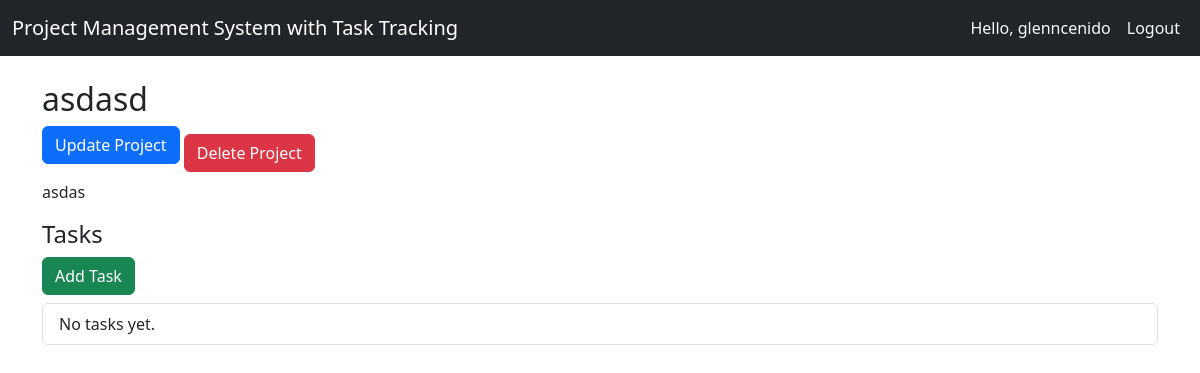
The page /project/3/ (signed in) on the database as committed earlier.
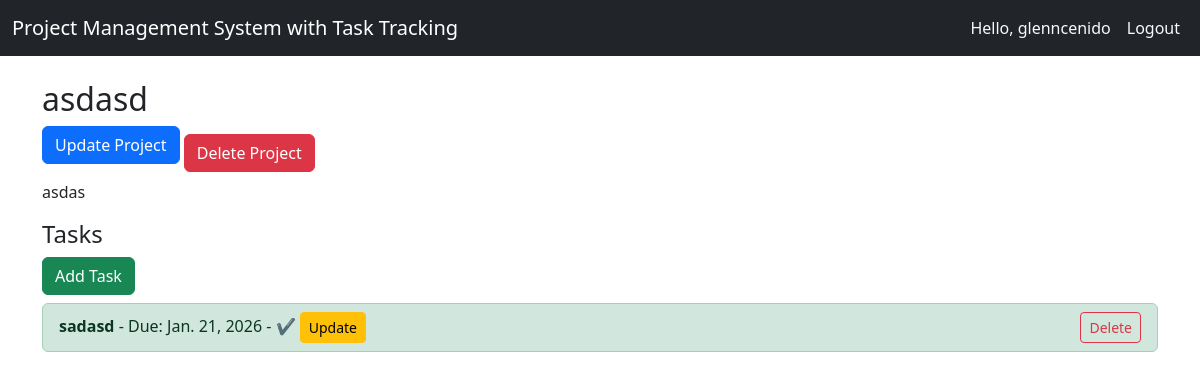
The same page on the database as committed later.
### projectmanager/models.py (models this page shows, shortened)
class Task(models.Model):
    project = models.ForeignKey(Project, on_delete=models.CASCADE, related_name='tasks')
    title = models.CharField(max_length=200)
    description = models.TextField()
    is_completed = models.BooleanField(default=False)
    due_date = models.DateField(null=True, blank=True)
    created_at = models.DateTimeField(auto_now_add=True)

### projectmanager/views.py (the view)
# urls.py: path('project/<int:project_id>/', views.project_detail, name='project_detail'),
@login_required
def project_detail(request, project_id):
    project = get_object_or_404(Project, id=project_id, owner=request.user)
    return render(request, 'project_detail.html', {'project': project})

### projectmanager/templates/project_detail.html
{% extends 'base.html' %}
{% block content %}
    <h2>{{ project.name }}</h2>
    <a class="btn btn-primary mb-3" href="{% url 'project_update' project.id %}">Update Project</a>
    <a href="{% url 'project_delete' project.id %}" class="btn btn-danger">Delete Project</a>
    <p>{{ project.description }}</p>
    <h4>Tasks</h4>
    <a class="btn btn-success mb-2" href="{% url 'task_create' project.id %}">Add Task</a>
    <ul class="list-group">
        {% for task in project.tasks.all %}
            <li class="list-group-item {% if task.is_completed %}list-group-item-success{% else %}list-group-item-secondary{% endif %}">
                <strong>{{ task.title }}</strong> - Due: {{ task.due_date }} -
                {% if task.is_completed %}
                    ✔
                {% else %}
                    ❌
                {% endif %}
                <a class="btn btn-warning btn-sm float-right ml-2" href="{% url 'task_update' task.id %}">Update</a>
                <a href="{% url 'task_delete' task.id %}" class="btn btn-sm btn-outline-danger float-end">Delete</a>
            </li>
        {% empty %}
            <li class="list-group-item">No tasks yet.</li>
        {% endfor %}
    </ul>
{% endblock %}

Rows that differ between the two databases and show on the page:
added Task: title "sadasd", due_date "Jan. 21, 2026"
Other text that changed with them:
text no longer shown: "No tasks yet."
